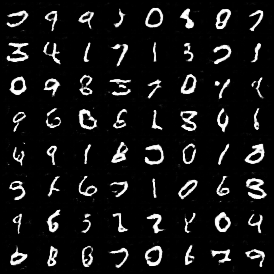
#> input picture epoch_5.png, 274 x 274 px
$ python paint.py
#> lines starting #> are read from the running program, lines starting #| are printed output that depends on the picture
import matplotlib.pyplot as plt
import matplotlib.image as mpimg

fig, axes = plt.subplots(2, 2, figsize=(10,10))
imgs = ['epoch_5.png', 'epoch_10.png', 'epoch_20.png', 'epoch_30.png']
titles = ['Epoch 5', 'Epoch 10', 'Epoch 20', 'Epoch 30']
for ax, img, title in zip(axes.flat, imgs, titles):
    ax.imshow(mpimg.imread(img))
    ax.set_title(title)
    ax.axis('off')
plt.tight_layout()
plt.savefig('combined.png')
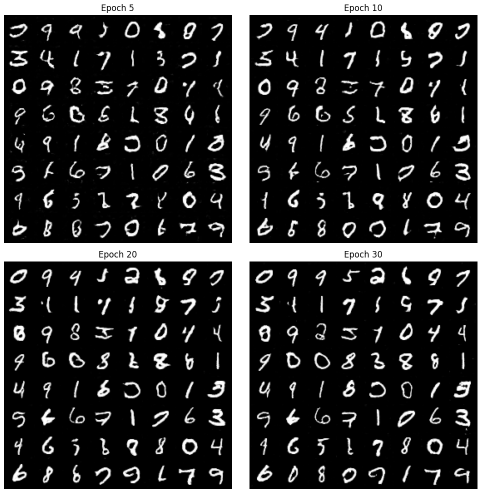
#> figure drawn by matplotlib, 4 panels
plt.show()
